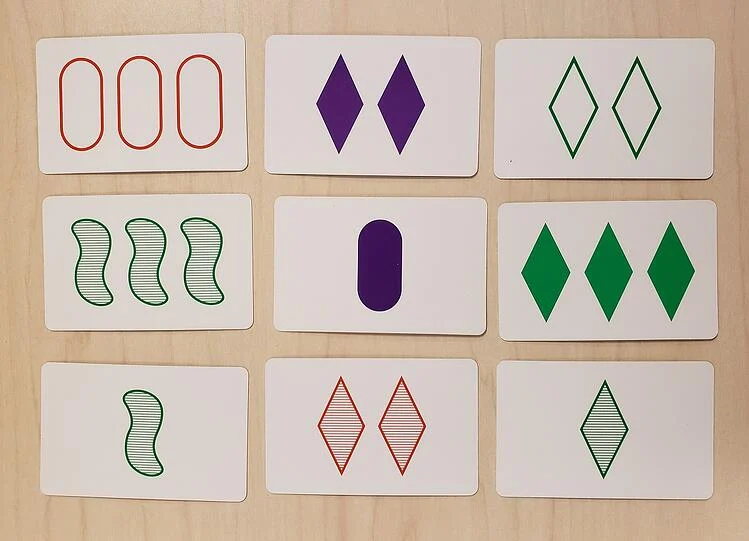
#> input picture image/image2.webp, 749 x 541 px
$ python -i Cards.py   (imports and definitions only)   (older library calls are emulated)
#> lines starting #> are read from the running program, lines starting #| are printed output that depends on the picture; after the words box and inside, x2 and y2 are one past the last pixel; in counts of white or black regions, pixels touching at a corner belong together
#> further down, picture is the input picture: shape (541, 749, 3); mean B, G, R 172.1, 184.9, 199.4
#!/usr/bin/env python3

############## Playing Card Detector Functions ###############
#
# Author: Evan Juras
# Date: 9/5/17
# Description: Functions and classes for CardDetector.py that perform
# various steps of the card detection algorithm


# Import necessary packages
import numpy as np
import cv2
import time

### Constants ###

# Adaptive threshold levels
BKG_THRESH = 60
CARD_THRESH = 30

# Width and height of card corner, where rank and suit are
CORNER_WIDTH = 32
CORNER_HEIGHT = 84

# Dimensions of rank train images
RANK_WIDTH = 70
RANK_HEIGHT = 125

# Dimensions of suit train images
SUIT_WIDTH = 70
SUIT_HEIGHT = 100

RANK_DIFF_MAX = 2000
SUIT_DIFF_MAX = 700

CARD_MAX_AREA = 1200000
CARD_MIN_AREA = 10000

font = cv2.FONT_HERSHEY_SIMPLEX

class Set_card:
	"""Structure to store information about query cards in the camera image."""

	# [11 lines left out: function __init__, not called in this run]

def preprocess_image(image):
	"""Returns a grayed, blurred, and adaptively thresholded camera image."""

	gray = cv2.cvtColor(image,cv2.COLOR_BGR2GRAY)
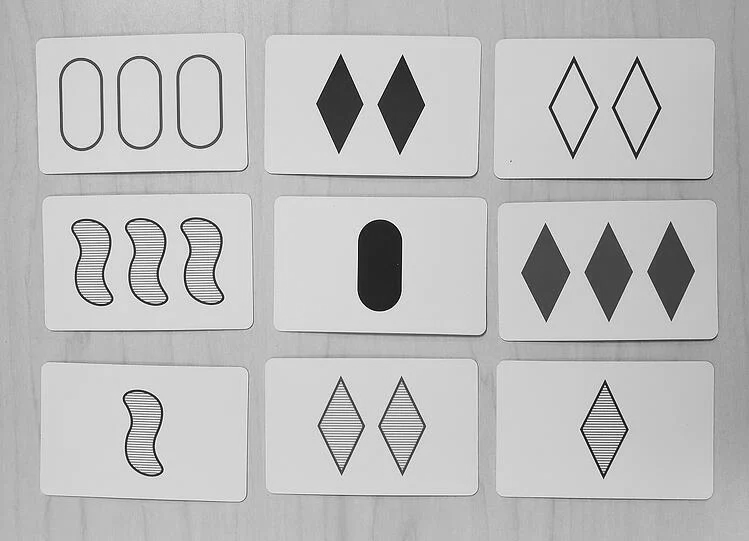
#> gray: shape (541, 749); min 4, max 255, mean 187.8
	blur = cv2.GaussianBlur(gray,(5,5),0)
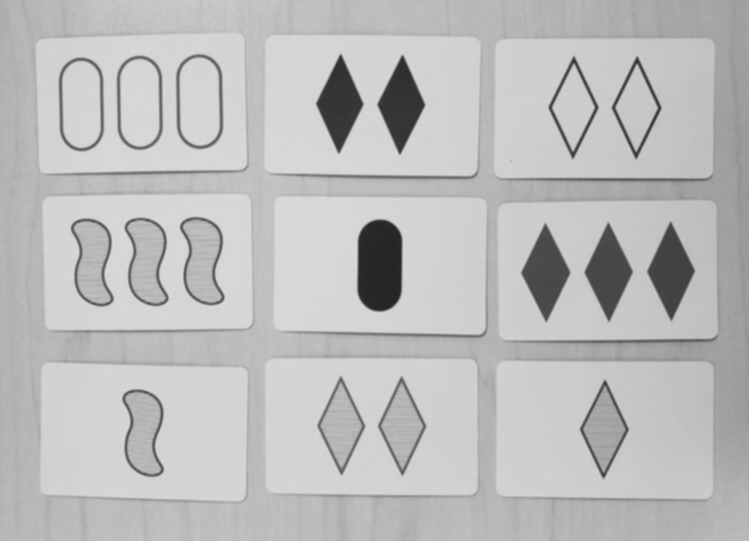
#> blur: shape (541, 749); min 35, max 219, mean 187.8

	# The best threshold level depends on the ambient lighting conditions.
	# For bright lighting, a high threshold must be used to isolate the cards
	# from the background. For dim lighting, a low threshold must be used.
	# To make the card detector independent of lighting conditions, the
	# following adaptive threshold method is used.
	#
	# A background pixel in the center top of the image is sampled to determine
	# its intensity. The adaptive threshold is set at 50 (THRESH_ADDER) higher
	# than that. This allows the threshold to adapt to the lighting conditions.
	img_w, img_h = np.shape(image)[:2]
#> img_w = 541; img_h = 749
	bkg_level = gray[int(img_h/100)][int(img_w/100)]
#> bkg_level = 174
	thresh_level = bkg_level + BKG_THRESH
#> thresh_level = 234
	thresh_level = min(195, thresh_level)
#> thresh_level = 195

	retval, thresh = cv2.threshold(blur,thresh_level,255,cv2.THRESH_BINARY)
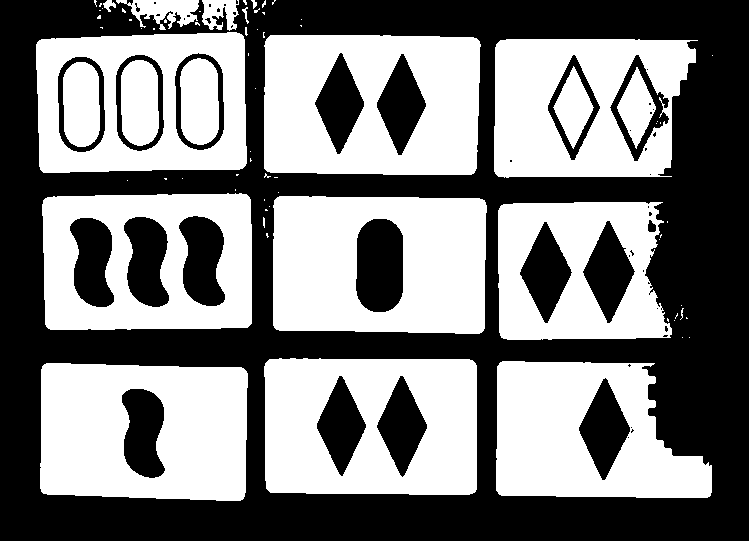
#> thresh: shape (541, 749); 49.9% white; 74 white regions (55 under 20 px), largest, box (x1, y1, x2, y2) and area: (273, 196, 487, 334) 24738, (264, 35, 481, 175) 24337, (40, 363, 248, 501) 24334
#> retval = 195

	return thresh

# [208 lines left out: functions find_cards, preprocess_card, draw_results, flattener, not called in this run]

>>> import cv2
>>> picture = cv2.imread('image/image2.webp')
>>> result = preprocess_image(picture)

$ run again, on image/image3.jpg
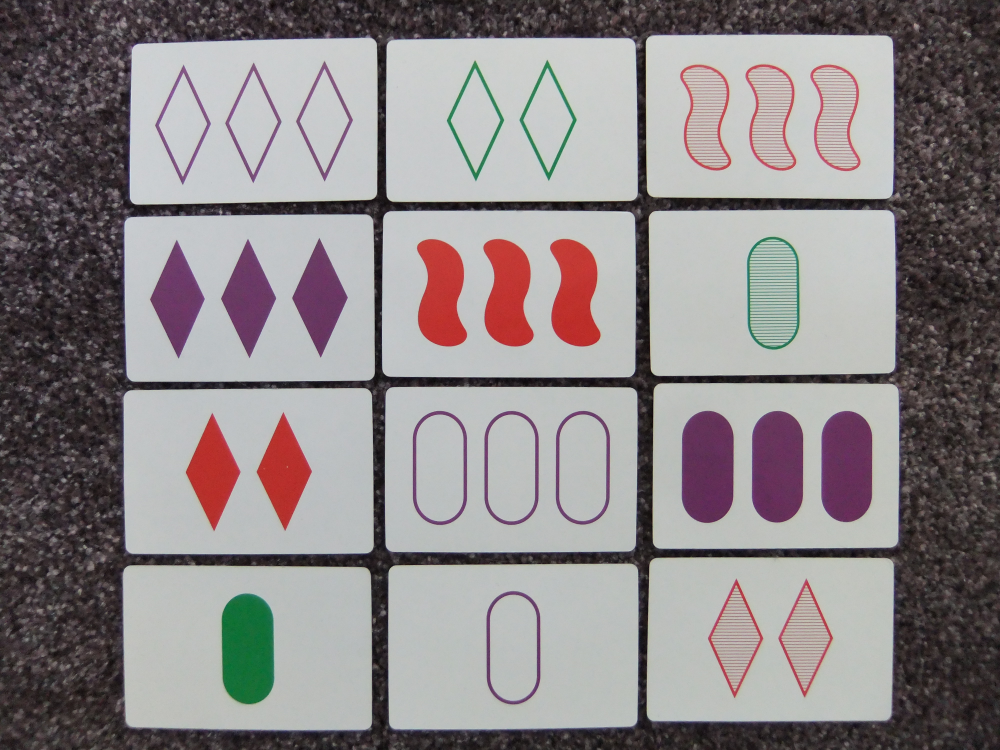
#> input picture image/image3.jpg, 4000 x 3000 px (shown at 1/4 size)
#> picture is the input picture: shape (3000, 4000, 3); mean B, G, R 135.3, 134.1, 140.3
#> in preprocess_image, `gray = cv2.cvtColor(image,cv2.COLOR_BGR2GRAY)`:
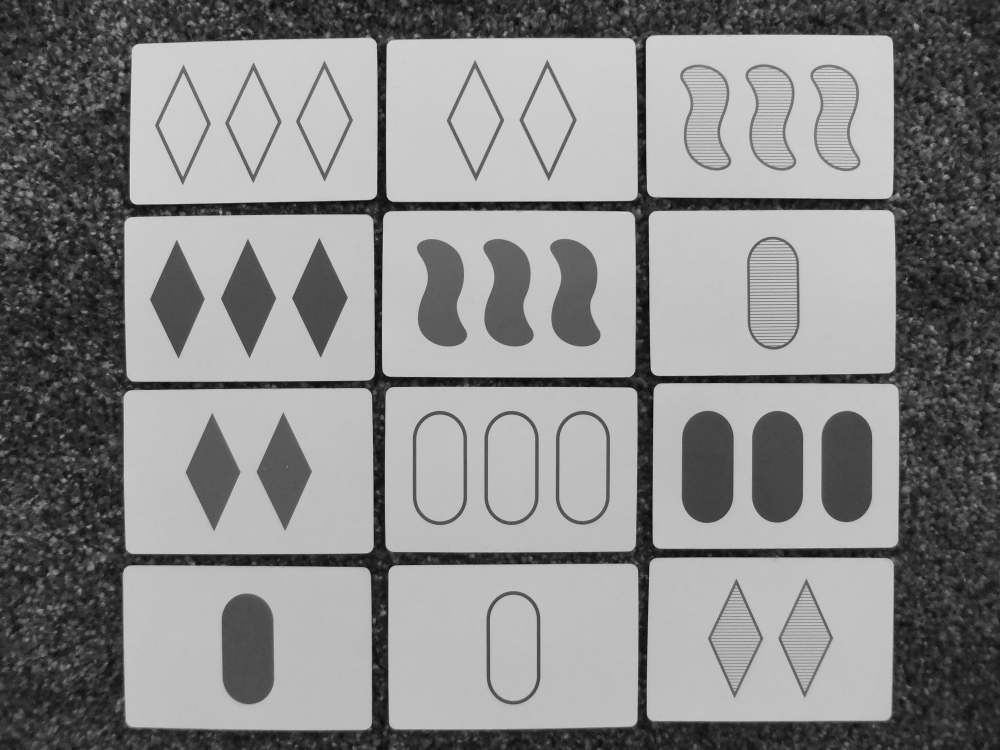
#> gray: shape (3000, 4000) (shown at 1/4 size); min 0, max 242, mean 136.1
#> bkg_level = 49
#> thresh_level = 109
#> in preprocess_image, `retval, thresh = cv2.threshold(blur,thresh_level,255,cv2.THRESH_BINARY)`:
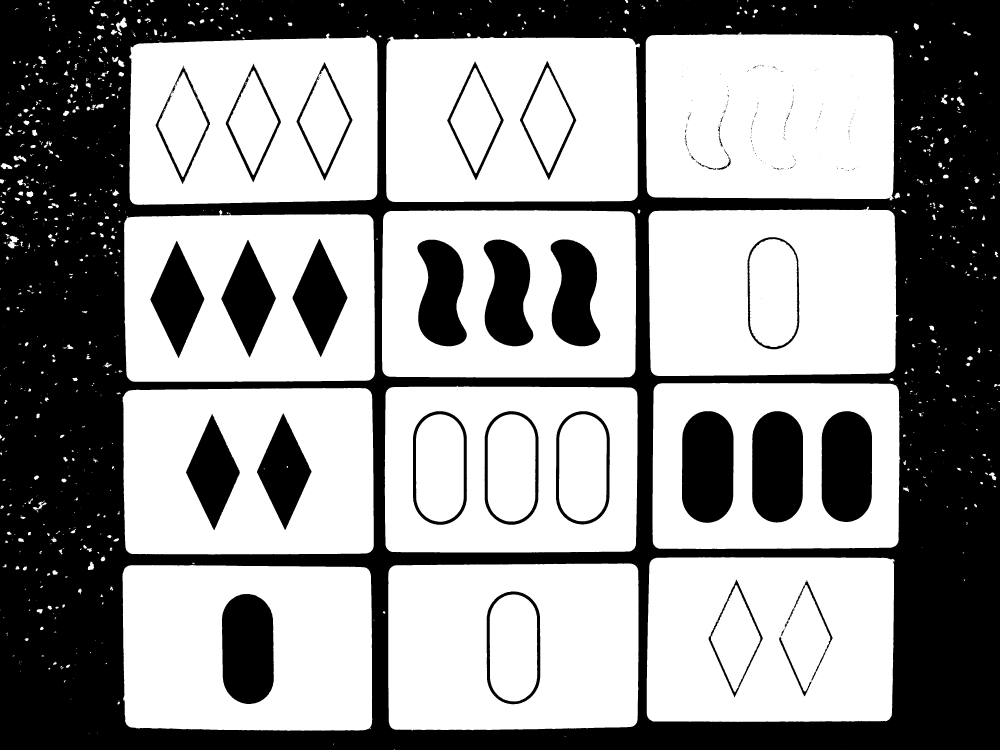
#> thresh: shape (3000, 4000) (shown at 1/4 size); 58.5% white; 266 black regions (210 under 20 px), largest, box (x1, y1, x2, y2) and area: (0, 0, 4000, 3000) 4083892, (2728, 1644, 2934, 2091) 81883, (3008, 1645, 3212, 2090) 80652
